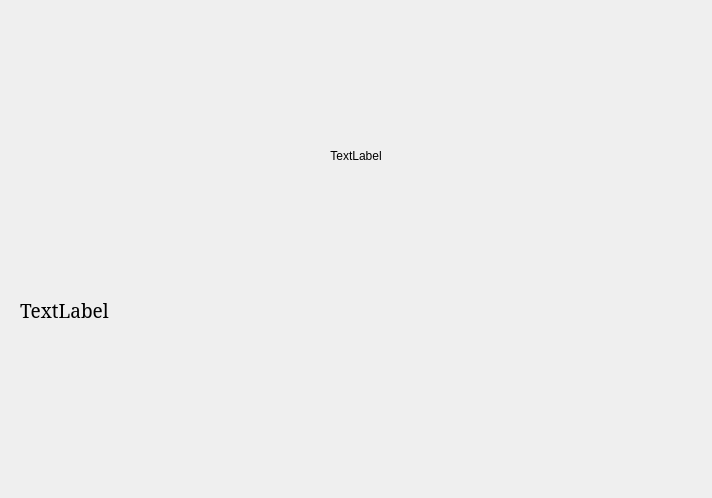
<?xml version="1.0" encoding="UTF-8"?>
<ui version="4.0">
 <class>ObjViewForm</class>
 <widget class="QWidget" name="ObjViewForm">
  <property name="geometry">
   <rect>
    <x>0</x>
    <y>0</y>
    <width>712</width>
    <height>498</height>
   </rect>
  </property>
  <property name="windowTitle">
   <string>Form</string>
  </property>
  <layout class="QHBoxLayout" name="horizontalLayout">
   <item>
    <widget class="QStackedWidget" name="stackedWidgetObjForm">
     <widget class="QWidget" name="pageDesc">
      <layout class="QVBoxLayout" name="verticalLayout" stretch="3,2">
       <item>
        <widget class="QLabel" name="labelObjImage">
         <property name="text">
          <string>TextLabel</string>
         </property>
         <property name="alignment">
          <set>Qt::AlignmentFlag::AlignCenter</set>
         </property>
        </widget>
       </item>
       <item>
        <widget class="QLabel" name="labelObjDesc">
         <property name="font">
          <font>
           <family>Noto Serif</family>
           <pointsize>14</pointsize>
          </font>
         </property>
         <property name="text">
          <string>TextLabel</string>
         </property>
         <property name="alignment">
          <set>Qt::AlignmentFlag::AlignLeading|Qt::AlignmentFlag::AlignLeft|Qt::AlignmentFlag::AlignTop</set>
         </property>
        </widget>
       </item>
      </layout>
     </widget>
     <widget class="QWidget" name="page_Objects">
      <layout class="QVBoxLayout" name="verticalLayout_3">
       <item>
        <widget class="QScrollArea" name="scrollArea">
         <property name="widgetResizable">
          <bool>true</bool>
         </property>
         <widget class="QWidget" name="scrollAreaWidgetContents">
          <property name="geometry">
           <rect>
            <x>0</x>
            <y>0</y>
            <width>674</width>
            <height>460</height>
           </rect>
          </property>
          <layout class="QVBoxLayout" name="ObjListLayout">
           <item>
            <widget class="QLabel" name="labelHeader">
             <property name="text">
              <string>TextLabel</string>
             </property>
             <property name="alignment">
              <set>Qt::AlignmentFlag::AlignCenter</set>
             </property>
            </widget>
           </item>
          </layout>
         </widget>
        </widget>
       </item>
      </layout>
     </widget>
     <widget class="QWidget" name="page_Video">
      <layout class="QVBoxLayout" name="verticalLayout_4" stretch="4,2">
       <item>
        <widget class="QWidget" name="widget" native="true">
         <layout class="QVBoxLayout" name="videoLayout">
          <item>
           <widget class="QLabel" name="label">
            <property name="text">
             <string>TextLabel</string>
            </property>
           </widget>
          </item>
         </layout>
        </widget>
       </item>
       <item>
        <widget class="QLabel" name="labelVideoDesc">
         <property name="font">
          <font>
           <pointsize>14</pointsize>
          </font>
         </property>
         <property name="text">
          <string>TextLabel</string>
         </property>
         <property name="alignment">
          <set>Qt::AlignmentFlag::AlignLeading|Qt::AlignmentFlag::AlignLeft|Qt::AlignmentFlag::AlignTop</set>
         </property>
        </widget>
       </item>
      </layout>
     </widget>
    </widget>
   </item>
  </layout>
 </widget>
 <resources/>
 <connections/>
</ui>
